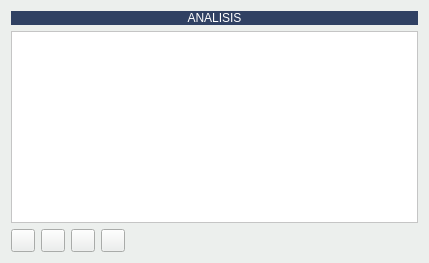
               <widget class="QWidget" name="tabWidget_2Page3">
                <property name="styleSheet">
                 <string notr="true">background-color: #ecefed;</string>
                </property>
                <attribute name="icon">
                 <iconset resource="../maya.qrc">
                  <normaloff>:/Icons/PNG/TestTubes.png</normaloff>:/Icons/PNG/TestTubes.png</iconset>
                </attribute>
                <attribute name="title">
                 <string>Analítica</string>
                </attribute>
                <layout class="QGridLayout" name="gridLayout_8">
                 <item row="2" column="0">
                  <widget class="QToolButton" name="btnAnadirAnalitica">
                   <property name="toolTip">
                    <string>Añadir tratamiento</string>
                   </property>
                   <property name="text">
                    <string/>
                   </property>
                   <property name="icon">
                    <iconset resource="../maya.qrc">
                     <normaloff>:/Icons/PNG/add.png</normaloff>:/Icons/PNG/add.png</iconset>
                   </property>
                  </widget>
                 </item>
                 <item row="2" column="1">
                  <widget class="QToolButton" name="btnBorrarAnalitica">
                   <property name="toolTip">
                    <string>Borrar Tratamiento (Requiere contraseña de administrador)</string>
                   </property>
                   <property name="text">
                    <string/>
                   </property>
                   <property name="icon">
                    <iconset resource="../maya.qrc">
                     <normaloff>:/Icons/PNG/Delete.png</normaloff>:/Icons/PNG/Delete.png</iconset>
                   </property>
                  </widget>
                 </item>
                 <item row="2" column="2">
                  <widget class="QToolButton" name="btnVerAnalitica">
                   <property name="toolTip">
                    <string>Ver Analisis</string>
                   </property>
                   <property name="text">
                    <string/>
                   </property>
                   <property name="icon">
                    <iconset resource="../maya.qrc">
                     <normaloff>:/Icons/PNG/TestTubes.png</normaloff>:/Icons/PNG/TestTubes.png</iconset>
                   </property>
                  </widget>
                 </item>
                 <item row="2" column="3">
                  <widget class="QToolButton" name="btnImportarAnalitica">
                   <property name="toolTip">
                    <string>Importar Analisis</string>
                   </property>
                   <property name="text">
                    <string/>
                   </property>
                   <property name="icon">
                    <iconset resource="../maya.qrc">
                     <normaloff>:/Icons/PNG/importar.png</normaloff>:/Icons/PNG/importar.png</iconset>
                   </property>
                  </widget>
                 </item>
                 <item row="2" column="4">
                  <spacer name="horizontalSpacer_8">
                   <property name="orientation">
                    <enum>Qt::Horizontal</enum>
                   </property>
                   <property name="sizeHint" stdset="0">
                    <size>
                     <width>40</width>
                     <height>20</height>
                    </size>
                   </property>
                  </spacer>
                 </item>
                 <item row="0" column="0" colspan="5">
                  <widget class="QLabel" name="label_12">
                   <property name="styleSheet">
                    <string notr="true">background: #304163;
color: rgb(255,255,255);
</string>
                   </property>
                   <property name="text">
                    <string>ANALISIS</string>
                   </property>
                   <property name="alignment">
                    <set>Qt::AlignCenter</set>
                   </property>
                  </widget>
                 </item>
                 <item row="1" column="0" colspan="5">
                  <widget class="QTableWidget" name="listaAnaliticas">
                   <property name="minimumSize">
                    <size>
                     <width>407</width>
                     <height>0</height>
                    </size>
                   </property>
                   <property name="styleSheet">
                    <string notr="true">background-color: rgb(255, 255, 255);</string>
                   </property>
                   <property name="alternatingRowColors">
                    <bool>true</bool>
                   </property>
                   <property name="selectionMode">
                    <enum>QAbstractItemView::SingleSelection</enum>
                   </property>
                   <property name="selectionBehavior">
                    <enum>QAbstractItemView::SelectRows</enum>
                   </property>
                  </widget>
                 </item>
                </layout>
               </widget>
